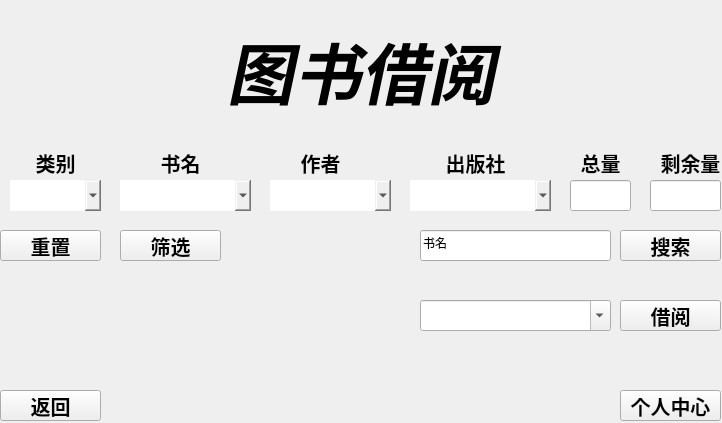
<?xml version="1.0" encoding="UTF-8"?>
<ui version="4.0">
 <class>UserBorrowBooks</class>
 <widget class="QWidget" name="UserBorrowBooks">
  <property name="geometry">
   <rect>
    <x>0</x>
    <y>0</y>
    <width>722</width>
    <height>423</height>
   </rect>
  </property>
  <property name="sizePolicy">
   <sizepolicy hsizetype="Preferred" vsizetype="Preferred">
    <horstretch>0</horstretch>
    <verstretch>0</verstretch>
   </sizepolicy>
  </property>
  <property name="windowTitle">
   <string>Form</string>
  </property>
  <property name="styleSheet">
   <string notr="true">`background-color:white</string>
  </property>
  <widget class="QPushButton" name="enterpersonalcenter_pushbutton">
   <property name="enabled">
    <bool>true</bool>
   </property>
   <property name="geometry">
    <rect>
     <x>620</x>
     <y>390</y>
     <width>101</width>
     <height>31</height>
    </rect>
   </property>
   <property name="font">
    <font>
     <pointsize>15</pointsize>
     <weight>75</weight>
     <bold>true</bold>
    </font>
   </property>
   <property name="text">
    <string>个人中心</string>
   </property>
  </widget>
  <widget class="QPushButton" name="retrun_pushbutton">
   <property name="enabled">
    <bool>true</bool>
   </property>
   <property name="geometry">
    <rect>
     <x>0</x>
     <y>390</y>
     <width>101</width>
     <height>31</height>
    </rect>
   </property>
   <property name="font">
    <font>
     <pointsize>15</pointsize>
     <weight>75</weight>
     <bold>true</bold>
    </font>
   </property>
   <property name="text">
    <string>返回</string>
   </property>
  </widget>
  <widget class="QPushButton" name="filter_pushbutton">
   <property name="enabled">
    <bool>true</bool>
   </property>
   <property name="geometry">
    <rect>
     <x>120</x>
     <y>230</y>
     <width>101</width>
     <height>31</height>
    </rect>
   </property>
   <property name="font">
    <font>
     <pointsize>15</pointsize>
     <weight>75</weight>
     <bold>true</bold>
    </font>
   </property>
   <property name="text">
    <string>筛选</string>
   </property>
  </widget>
  <widget class="QPushButton" name="borrow_pushbutton">
   <property name="enabled">
    <bool>true</bool>
   </property>
   <property name="geometry">
    <rect>
     <x>620</x>
     <y>300</y>
     <width>101</width>
     <height>31</height>
    </rect>
   </property>
   <property name="font">
    <font>
     <pointsize>15</pointsize>
     <weight>75</weight>
     <bold>true</bold>
    </font>
   </property>
   <property name="text">
    <string>借阅</string>
   </property>
  </widget>
  <widget class="QPushButton" name="resetting_pushbutton">
   <property name="enabled">
    <bool>true</bool>
   </property>
   <property name="geometry">
    <rect>
     <x>0</x>
     <y>230</y>
     <width>101</width>
     <height>31</height>
    </rect>
   </property>
   <property name="font">
    <font>
     <pointsize>15</pointsize>
     <weight>75</weight>
     <bold>true</bold>
    </font>
   </property>
   <property name="text">
    <string>重置</string>
   </property>
  </widget>
  <widget class="QLabel" name="label_3">
   <property name="geometry">
    <rect>
     <x>100</x>
     <y>30</y>
     <width>521</width>
     <height>81</height>
    </rect>
   </property>
   <property name="sizePolicy">
    <sizepolicy hsizetype="Fixed" vsizetype="Fixed">
     <horstretch>0</horstretch>
     <verstretch>0</verstretch>
    </sizepolicy>
   </property>
   <property name="font">
    <font>
     <pointsize>50</pointsize>
     <weight>75</weight>
     <italic>true</italic>
     <bold>true</bold>
     <underline>false</underline>
    </font>
   </property>
   <property name="frameShape">
    <enum>QFrame::NoFrame</enum>
   </property>
   <property name="frameShadow">
    <enum>QFrame::Plain</enum>
   </property>
   <property name="text">
    <string>图书借阅</string>
   </property>
   <property name="textFormat">
    <enum>Qt::AutoText</enum>
   </property>
   <property name="scaledContents">
    <bool>false</bool>
   </property>
   <property name="alignment">
    <set>Qt::AlignCenter</set>
   </property>
   <property name="wordWrap">
    <bool>false</bool>
   </property>
  </widget>
  <widget class="QWidget" name="widget" native="true">
   <property name="geometry">
    <rect>
     <x>0</x>
     <y>120</y>
     <width>721</width>
     <height>101</height>
    </rect>
   </property>
   <widget class="QLabel" name="label">
    <property name="geometry">
     <rect>
      <x>20</x>
      <y>30</y>
      <width>71</width>
      <height>25</height>
     </rect>
    </property>
    <property name="font">
     <font>
      <pointsize>15</pointsize>
      <weight>75</weight>
      <bold>true</bold>
     </font>
    </property>
    <property name="frameShape">
     <enum>QFrame::NoFrame</enum>
    </property>
    <property name="text">
     <string>类别</string>
    </property>
    <property name="textFormat">
     <enum>Qt::AutoText</enum>
    </property>
    <property name="alignment">
     <set>Qt::AlignCenter</set>
    </property>
   </widget>
   <widget class="QLabel" name="label_5">
    <property name="geometry">
     <rect>
      <x>150</x>
      <y>30</y>
      <width>61</width>
      <height>25</height>
     </rect>
    </property>
    <property name="font">
     <font>
      <pointsize>15</pointsize>
      <weight>75</weight>
      <bold>true</bold>
     </font>
    </property>
    <property name="frameShape">
     <enum>QFrame::NoFrame</enum>
    </property>
    <property name="text">
     <string>书名</string>
    </property>
    <property name="textFormat">
     <enum>Qt::AutoText</enum>
    </property>
    <property name="alignment">
     <set>Qt::AlignCenter</set>
    </property>
   </widget>
   <widget class="QLabel" name="label_6">
    <property name="geometry">
     <rect>
      <x>280</x>
      <y>30</y>
      <width>81</width>
      <height>25</height>
     </rect>
    </property>
    <property name="font">
     <font>
      <pointsize>15</pointsize>
      <weight>75</weight>
      <bold>true</bold>
     </font>
    </property>
    <property name="frameShape">
     <enum>QFrame::NoFrame</enum>
    </property>
    <property name="text">
     <string>作者</string>
    </property>
    <property name="textFormat">
     <enum>Qt::AutoText</enum>
    </property>
    <property name="alignment">
     <set>Qt::AlignCenter</set>
    </property>
   </widget>
   <widget class="QLabel" name="label_7">
    <property name="geometry">
     <rect>
      <x>440</x>
      <y>30</y>
      <width>71</width>
      <height>25</height>
     </rect>
    </property>
    <property name="font">
     <font>
      <pointsize>15</pointsize>
      <weight>75</weight>
      <bold>true</bold>
     </font>
    </property>
    <property name="frameShape">
     <enum>QFrame::NoFrame</enum>
    </property>
    <property name="text">
     <string>出版社</string>
    </property>
    <property name="textFormat">
     <enum>Qt::AutoText</enum>
    </property>
    <property name="alignment">
     <set>Qt::AlignCenter</set>
    </property>
   </widget>
   <widget class="QComboBox" name="category_comboBox">
    <property name="geometry">
     <rect>
      <x>10</x>
      <y>60</y>
      <width>91</width>
      <height>31</height>
     </rect>
    </property>
    <property name="sizePolicy">
     <sizepolicy hsizetype="Preferred" vsizetype="Preferred">
      <horstretch>0</horstretch>
      <verstretch>0</verstretch>
     </sizepolicy>
    </property>
    <property name="styleSheet">
     <string notr="true">border:none;</string>
    </property>
    <property name="currentText">
     <string/>
    </property>
   </widget>
   <widget class="QComboBox" name="title_comboBox">
    <property name="geometry">
     <rect>
      <x>120</x>
      <y>60</y>
      <width>131</width>
      <height>31</height>
     </rect>
    </property>
    <property name="styleSheet">
     <string notr="true">border:none;</string>
    </property>
    <property name="currentText">
     <string/>
    </property>
   </widget>
   <widget class="QComboBox" name="author_comboBox">
    <property name="geometry">
     <rect>
      <x>270</x>
      <y>60</y>
      <width>121</width>
      <height>31</height>
     </rect>
    </property>
    <property name="styleSheet">
     <string notr="true">border:none;</string>
    </property>
    <property name="currentText">
     <string/>
    </property>
   </widget>
   <widget class="QComboBox" name="publisher_comboBox">
    <property name="geometry">
     <rect>
      <x>410</x>
      <y>60</y>
      <width>141</width>
      <height>31</height>
     </rect>
    </property>
    <property name="styleSheet">
     <string notr="true">border:none;</string>
    </property>
    <property name="currentText">
     <string/>
    </property>
   </widget>
   <widget class="QLabel" name="label_8">
    <property name="geometry">
     <rect>
      <x>570</x>
      <y>30</y>
      <width>61</width>
      <height>25</height>
     </rect>
    </property>
    <property name="font">
     <font>
      <pointsize>15</pointsize>
      <weight>75</weight>
      <bold>true</bold>
     </font>
    </property>
    <property name="frameShape">
     <enum>QFrame::NoFrame</enum>
    </property>
    <property name="text">
     <string>总量</string>
    </property>
    <property name="textFormat">
     <enum>Qt::AutoText</enum>
    </property>
    <property name="alignment">
     <set>Qt::AlignCenter</set>
    </property>
   </widget>
   <widget class="QLineEdit" name="allcount_lineEdit">
    <property name="geometry">
     <rect>
      <x>570</x>
      <y>60</y>
      <width>61</width>
      <height>31</height>
     </rect>
    </property>
    <property name="text">
     <string/>
    </property>
    <property name="alignment">
     <set>Qt::AlignCenter</set>
    </property>
   </widget>
   <widget class="QLabel" name="label_9">
    <property name="geometry">
     <rect>
      <x>660</x>
      <y>30</y>
      <width>61</width>
      <height>25</height>
     </rect>
    </property>
    <property name="font">
     <font>
      <pointsize>15</pointsize>
      <weight>75</weight>
      <bold>true</bold>
     </font>
    </property>
    <property name="frameShape">
     <enum>QFrame::NoFrame</enum>
    </property>
    <property name="text">
     <string>剩余量</string>
    </property>
    <property name="textFormat">
     <enum>Qt::AutoText</enum>
    </property>
    <property name="alignment">
     <set>Qt::AlignCenter</set>
    </property>
   </widget>
   <widget class="QLineEdit" name="current_lineEdit">
    <property name="geometry">
     <rect>
      <x>650</x>
      <y>60</y>
      <width>71</width>
      <height>31</height>
     </rect>
    </property>
    <property name="text">
     <string/>
    </property>
    <property name="alignment">
     <set>Qt::AlignCenter</set>
    </property>
   </widget>
  </widget>
  <widget class="QLineEdit" name="title_lineEdit">
   <property name="geometry">
    <rect>
     <x>420</x>
     <y>230</y>
     <width>191</width>
     <height>31</height>
    </rect>
   </property>
   <property name="text">
    <string>书名</string>
   </property>
  </widget>
  <widget class="QComboBox" name="borrow_comboBox">
   <property name="enabled">
    <bool>true</bool>
   </property>
   <property name="geometry">
    <rect>
     <x>420</x>
     <y>300</y>
     <width>191</width>
     <height>31</height>
    </rect>
   </property>
   <property name="sizePolicy">
    <sizepolicy hsizetype="Fixed" vsizetype="Fixed">
     <horstretch>0</horstretch>
     <verstretch>0</verstretch>
    </sizepolicy>
   </property>
   <property name="font">
    <font>
     <family>Microsoft YaHei UI Light</family>
     <pointsize>12</pointsize>
     <weight>75</weight>
     <italic>false</italic>
     <bold>true</bold>
     <underline>false</underline>
    </font>
   </property>
   <property name="mouseTracking">
    <bool>false</bool>
   </property>
   <property name="tabletTracking">
    <bool>false</bool>
   </property>
   <property name="acceptDrops">
    <bool>false</bool>
   </property>
   <property name="layoutDirection">
    <enum>Qt::LeftToRight</enum>
   </property>
   <property name="editable">
    <bool>true</bool>
   </property>
  </widget>
  <widget class="QPushButton" name="search_pushbutton">
   <property name="enabled">
    <bool>true</bool>
   </property>
   <property name="geometry">
    <rect>
     <x>620</x>
     <y>230</y>
     <width>101</width>
     <height>31</height>
    </rect>
   </property>
   <property name="font">
    <font>
     <pointsize>15</pointsize>
     <weight>75</weight>
     <bold>true</bold>
    </font>
   </property>
   <property name="text">
    <string>搜索</string>
   </property>
  </widget>
 </widget>
 <resources/>
 <connections/>
</ui>
